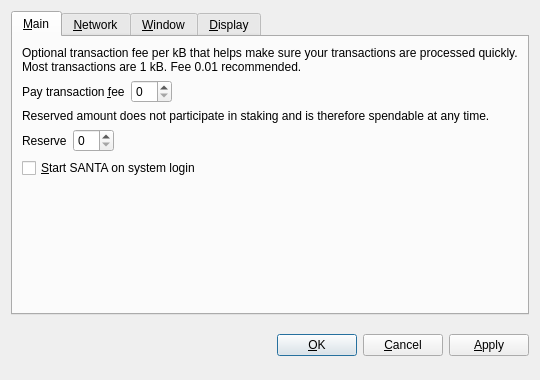
<?xml version="1.0" encoding="UTF-8"?>
<ui version="4.0">
 <class>OptionsDialog</class>
 <widget class="QDialog" name="OptionsDialog">
  <property name="geometry">
   <rect>
    <x>0</x>
    <y>0</y>
    <width>540</width>
    <height>380</height>
   </rect>
  </property>
  <property name="windowTitle">
   <string>Options</string>
  </property>
  <property name="modal">
   <bool>true</bool>
  </property>
  <layout class="QVBoxLayout" name="verticalLayout">
   <item>
    <widget class="QTabWidget" name="tabWidget">
     <property name="tabPosition">
      <enum>QTabWidget::North</enum>
     </property>
     <property name="currentIndex">
      <number>0</number>
     </property>
     <widget class="QWidget" name="tabMain">
      <attribute name="title">
       <string>&amp;Main</string>
      </attribute>
      <layout class="QVBoxLayout" name="verticalLayout_Main">
       <item>
        <widget class="QLabel" name="transactionFeeInfoLabel">
         <property name="text">
          <string>Optional transaction fee per kB that helps make sure your transactions are processed quickly. Most transactions are 1 kB. Fee 0.01 recommended.</string>
         </property>
         <property name="textFormat">
          <enum>Qt::PlainText</enum>
         </property>
         <property name="wordWrap">
          <bool>true</bool>
         </property>
        </widget>
       </item>
       <item>
        <layout class="QHBoxLayout" name="horizontalLayoutFee">
         <item>
          <widget class="QLabel" name="transactionFeeLabel">
           <property name="text">
            <string>Pay transaction &amp;fee</string>
           </property>
           <property name="textFormat">
            <enum>Qt::PlainText</enum>
           </property>
           <property name="buddy">
            <cstring>transactionFee</cstring>
           </property>
          </widget>
         </item>
         <item>
          <widget class="BitcoinAmountField" name="transactionFee"/>
         </item>
         <item>
          <spacer name="horizontalSpacerFee">
           <property name="orientation">
            <enum>Qt::Horizontal</enum>
           </property>
           <property name="sizeHint" stdset="0">
            <size>
             <width>40</width>
             <height>20</height>
            </size>
           </property>
          </spacer>
         </item>
        </layout>
       </item>
       <item>
        <widget class="QLabel" name="reserveBalanceInfoLabel">
         <property name="text">
          <string>Reserved amount does not participate in staking and is therefore spendable at any time.</string>
         </property>
         <property name="textFormat">
          <enum>Qt::PlainText</enum>
         </property>
         <property name="wordWrap">
          <bool>true</bool>
         </property>
        </widget>
       </item>
       <item>
        <layout class="QHBoxLayout" name="horizontalLayoutReserveBalance">
         <item>
          <widget class="QLabel" name="reserveBalanceLabel">
           <property name="text">
            <string>Reserve</string>
           </property>
           <property name="textFormat">
            <enum>Qt::PlainText</enum>
           </property>
           <property name="buddy">
            <cstring>reserveBalance</cstring>
           </property>
          </widget>
         </item>
         <item>
          <widget class="BitcoinAmountField" name="reserveBalance"/>
         </item>
         <item>
          <spacer name="horizontalSpacerReserveBalance">
           <property name="orientation">
            <enum>Qt::Horizontal</enum>
           </property>
           <property name="sizeHint" stdset="0">
            <size>
             <width>40</width>
             <height>20</height>
            </size>
           </property>
          </spacer>
         </item>
        </layout>
       </item>
       <item>
        <widget class="QCheckBox" name="bitcoinAtStartup">
         <property name="toolTip">
          <string>Automatically start SANTA after logging in to the system.</string>
         </property>
         <property name="text">
          <string>&amp;Start SANTA on system login</string>
         </property>
        </widget>
       </item>
       <item>
        <spacer name="verticalSpacer_Main">
         <property name="orientation">
          <enum>Qt::Vertical</enum>
         </property>
         <property name="sizeHint" stdset="0">
          <size>
           <width>20</width>
           <height>40</height>
          </size>
         </property>
        </spacer>
       </item>
      </layout>
     </widget>
     <widget class="QWidget" name="tabNetwork">
      <attribute name="title">
       <string>&amp;Network</string>
      </attribute>
      <layout class="QVBoxLayout" name="verticalLayout_Network">
       <item>
        <widget class="QCheckBox" name="mapPortUpnp">
         <property name="toolTip">
          <string>Automatically open the SANTA client port on the router. This only works when your router supports UPnP and it is enabled.</string>
         </property>
         <property name="text">
          <string>Map port using &amp;UPnP</string>
         </property>
        </widget>
       </item>
       <item>
        <widget class="QCheckBox" name="connectSocks">
         <property name="toolTip">
          <string>Connect to the SANTA network through a SOCKS proxy (e.g. when connecting through Tor).</string>
         </property>
         <property name="text">
          <string>&amp;Connect through SOCKS proxy:</string>
         </property>
        </widget>
       </item>
       <item>
        <layout class="QHBoxLayout" name="horizontalLayout_Network">
         <item>
          <widget class="QLabel" name="proxyIpLabel">
           <property name="text">
            <string>Proxy &amp;IP:</string>
           </property>
           <property name="textFormat">
            <enum>Qt::PlainText</enum>
           </property>
           <property name="buddy">
            <cstring>proxyIp</cstring>
           </property>
          </widget>
         </item>
         <item>
          <widget class="QValidatedLineEdit" name="proxyIp">
           <property name="maximumSize">
            <size>
             <width>140</width>
             <height>16777215</height>
            </size>
           </property>
           <property name="toolTip">
            <string>IP address of the proxy (e.g. 127.0.0.1)</string>
           </property>
          </widget>
         </item>
         <item>
          <widget class="QLabel" name="proxyPortLabel">
           <property name="text">
            <string>&amp;Port:</string>
           </property>
           <property name="textFormat">
            <enum>Qt::PlainText</enum>
           </property>
           <property name="buddy">
            <cstring>proxyPort</cstring>
           </property>
          </widget>
         </item>
         <item>
          <widget class="QLineEdit" name="proxyPort">
           <property name="maximumSize">
            <size>
             <width>55</width>
             <height>16777215</height>
            </size>
           </property>
           <property name="toolTip">
            <string>Port of the proxy (e.g. 9050)</string>
           </property>
          </widget>
         </item>
         <item>
          <widget class="QLabel" name="socksVersionLabel">
           <property name="text">
            <string>SOCKS &amp;Version:</string>
           </property>
           <property name="textFormat">
            <enum>Qt::PlainText</enum>
           </property>
           <property name="buddy">
            <cstring>socksVersion</cstring>
           </property>
          </widget>
         </item>
         <item>
          <widget class="QValueComboBox" name="socksVersion">
           <property name="toolTip">
            <string>SOCKS version of the proxy (e.g. 5)</string>
           </property>
          </widget>
         </item>
         <item>
          <spacer name="horizontalSpacer_Network">
           <property name="orientation">
            <enum>Qt::Horizontal</enum>
           </property>
           <property name="sizeHint" stdset="0">
            <size>
             <width>40</width>
             <height>20</height>
            </size>
           </property>
          </spacer>
         </item>
        </layout>
       </item>
       <item>
        <spacer name="verticalSpacer_Network">
         <property name="orientation">
          <enum>Qt::Vertical</enum>
         </property>
         <property name="sizeHint" stdset="0">
          <size>
           <width>20</width>
           <height>40</height>
          </size>
         </property>
        </spacer>
       </item>
      </layout>
     </widget>
     <widget class="QWidget" name="tabWindow">
      <attribute name="title">
       <string>&amp;Window</string>
      </attribute>
      <layout class="QVBoxLayout" name="verticalLayout_Window">
       <item>
        <widget class="QCheckBox" name="minimizeToTray">
         <property name="toolTip">
          <string>Show only a tray icon after minimizing the window.</string>
         </property>
         <property name="text">
          <string>&amp;Minimize to the tray instead of the taskbar</string>
         </property>
        </widget>
       </item>
       <item>
        <widget class="QCheckBox" name="minimizeOnClose">
         <property name="toolTip">
          <string>Minimize instead of exit the application when the window is closed. When this option is enabled, the application will be closed only after selecting Quit in the menu.</string>
         </property>
         <property name="text">
          <string>M&amp;inimize on close</string>
         </property>
        </widget>
       </item>
       <item>
        <spacer name="verticalSpacer_Window">
         <property name="orientation">
          <enum>Qt::Vertical</enum>
         </property>
         <property name="sizeHint" stdset="0">
          <size>
           <width>20</width>
           <height>40</height>
          </size>
         </property>
        </spacer>
       </item>
      </layout>
     </widget>
     <widget class="QWidget" name="tabDisplay">
      <attribute name="title">
       <string>&amp;Display</string>
      </attribute>
      <layout class="QVBoxLayout" name="verticalLayout_Display">
       <item>
        <layout class="QHBoxLayout" name="horizontalLayout_1_Display">
         <item>
          <widget class="QLabel" name="langLabel">
           <property name="text">
            <string>User Interface &amp;language:</string>
           </property>
           <property name="textFormat">
            <enum>Qt::PlainText</enum>
           </property>
           <property name="buddy">
            <cstring>lang</cstring>
           </property>
          </widget>
         </item>
         <item>
          <widget class="QValueComboBox" name="lang">
           <property name="toolTip">
            <string>The user interface language can be set here. This setting will take effect after restarting SANTA.</string>
           </property>
          </widget>
         </item>
        </layout>
       </item>
       <item>
        <layout class="QHBoxLayout" name="horizontalLayout_2_Display">
         <item>
          <widget class="QLabel" name="unitLabel">
           <property name="text">
            <string>&amp;Unit to show amounts in:</string>
           </property>
           <property name="textFormat">
            <enum>Qt::PlainText</enum>
           </property>
           <property name="buddy">
            <cstring>unit</cstring>
           </property>
          </widget>
         </item>
         <item>
          <widget class="QValueComboBox" name="unit">
           <property name="toolTip">
            <string>Choose the default subdivision unit to show in the interface and when sending coins.</string>
           </property>
          </widget>
         </item>
        </layout>
       </item>
       <item>
        <widget class="QCheckBox" name="displayAddresses">
         <property name="toolTip">
          <string>Whether to show SANTA addresses in the transaction list or not.</string>
         </property>
         <property name="text">
          <string>&amp;Display addresses in transaction list</string>
         </property>
        </widget>
       </item>
       <item>
        <widget class="QCheckBox" name="coinControlFeatures">
         <property name="toolTip">
          <string>Whether to show coin control features or not.</string>
         </property>
         <property name="text">
          <string>Display coin &amp;control features (experts only!)</string>
         </property>
        </widget>
       </item>
       <item>
        <spacer name="verticalSpacer_Display">
         <property name="orientation">
          <enum>Qt::Vertical</enum>
         </property>
         <property name="sizeHint" stdset="0">
          <size>
           <width>20</width>
           <height>40</height>
          </size>
         </property>
        </spacer>
       </item>
      </layout>
     </widget>
    </widget>
   </item>
   <item>
    <layout class="QHBoxLayout" name="horizontalLayout_Buttons">
     <item>
      <spacer name="horizontalSpacer_1">
       <property name="orientation">
        <enum>Qt::Horizontal</enum>
       </property>
       <property name="sizeHint" stdset="0">
        <size>
         <width>40</width>
         <height>48</height>
        </size>
       </property>
      </spacer>
     </item>
     <item>
      <widget class="QLabel" name="statusLabel">
       <property name="font">
        <font>
         <weight>75</weight>
         <bold>true</bold>
        </font>
       </property>
       <property name="text">
        <string/>
       </property>
       <property name="textFormat">
        <enum>Qt::PlainText</enum>
       </property>
       <property name="wordWrap">
        <bool>true</bool>
       </property>
      </widget>
     </item>
     <item>
      <spacer name="horizontalSpacer_2">
       <property name="orientation">
        <enum>Qt::Horizontal</enum>
       </property>
       <property name="sizeHint" stdset="0">
        <size>
         <width>40</width>
         <height>48</height>
        </size>
       </property>
      </spacer>
     </item>
     <item>
      <widget class="QPushButton" name="okButton">
       <property name="text">
        <string>&amp;OK</string>
       </property>
      </widget>
     </item>
     <item>
      <widget class="QPushButton" name="cancelButton">
       <property name="text">
        <string>&amp;Cancel</string>
       </property>
       <property name="autoDefault">
        <bool>false</bool>
       </property>
      </widget>
     </item>
     <item>
      <widget class="QPushButton" name="applyButton">
       <property name="text">
        <string>&amp;Apply</string>
       </property>
       <property name="autoDefault">
        <bool>false</bool>
       </property>
      </widget>
     </item>
    </layout>
   </item>
  </layout>
 </widget>
 <customwidgets>
  <customwidget>
   <class>BitcoinAmountField</class>
   <extends>QSpinBox</extends>
   <header>bitcoinamountfield.h</header>
  </customwidget>
  <customwidget>
   <class>QValueComboBox</class>
   <extends>QComboBox</extends>
   <header>qvaluecombobox.h</header>
  </customwidget>
  <customwidget>
   <class>QValidatedLineEdit</class>
   <extends>QLineEdit</extends>
   <header>qvalidatedlineedit.h</header>
  </customwidget>
 </customwidgets>
 <resources/>
 <connections/>
</ui>
